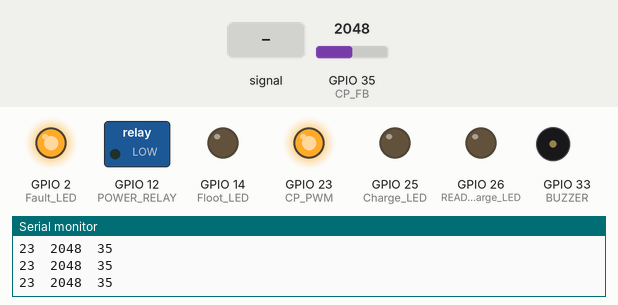
Bench run of a sketch on a simulated ESP32. Parts: switched loads named in the sketch (green lamp = pin HIGH), output pins drawn as LEDs (lit = HIGH), buzzer (waves = sounding, pin HIGH), the last lines printed to the serial monitor. Inputs (shaded band) come from the test bench; at power-on: GPIO 35 (CP_FB) = 2048 (analog values on the 0–4095 scale).

Above: at 1.2 s.
1.3 s: GPIO 35 (CP_FB) fed a 200 Hz sine of ±1842 counts around its level
At 2.5 s:
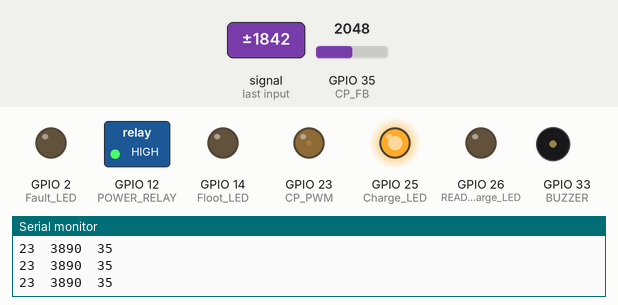
2.8 s: GPIO 35 (CP_FB) set to 2866
At 3.9 s:
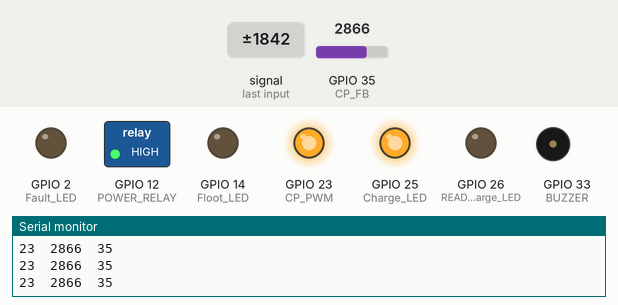
4.4 s: GPIO 35 (CP_FB) fed a 2 Hz sine of ±1228 counts around its level
At 5.1 s:
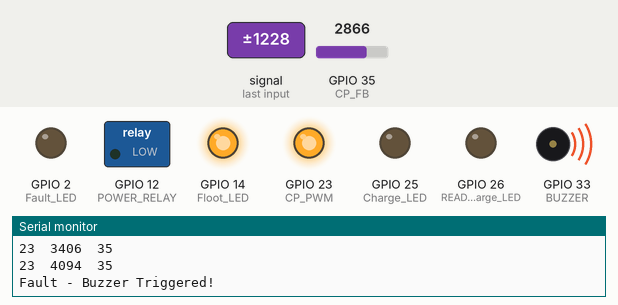
7.4 s: GPIO 35 (CP_FB) set to 3540
At 8.4 s:
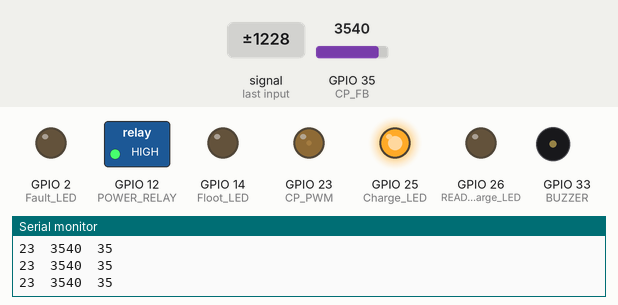
8.9 s: GPIO 35 (CP_FB) set to 3449
At 9.7 s:
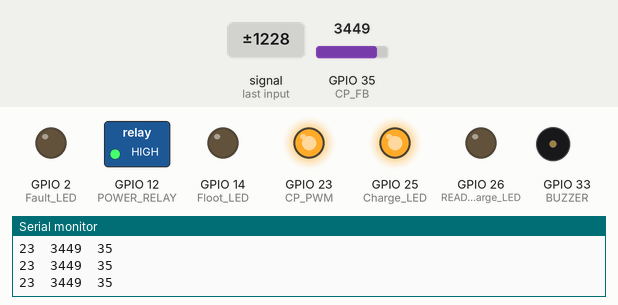
Timing chart, 0 to 11.5 s (numbered marks = the images above; inputs shaded):
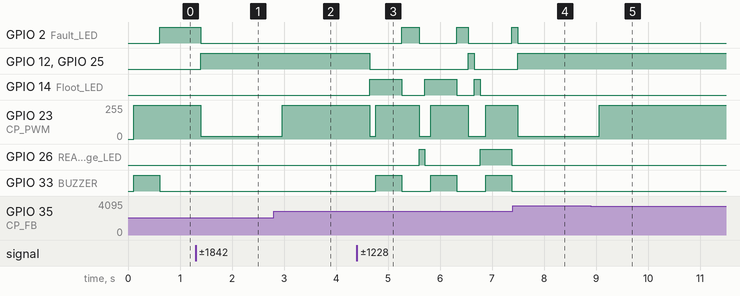

Measured:
- the behaviour switches between 3500 and 3499 on GPIO 35 (CP_FB) (found by bisection; images 4 and 5)
- after the input at 1.3 s, GPIO 2 (Fault_LED): HIGH → LOW after 0.10 s; GPIO 12 (POWER_RELAY), GPIO 25 (Charge_LED): LOW → HIGH after 0.10 s; GPIO 23 (CP_PWM): 255/255 → 21/255 after 0.10 s
- after the input at 2.8 s, GPIO 23 (CP_PWM): 21/255 → 255/255 after 0.17 s
- after the input at 4.4 s, GPIO 2 (Fault_LED): goes HIGH 0.34 s, LOW 0.72 s, HIGH 0.22 s, LOW 0.84 s, then HIGH, starting after 0.86 s; GPIO 12 (POWER_RELAY): HIGH → LOW after 0.25 s, → HIGH 1.9 s later, → LOW 0.11 s later
- after the input at 7.4 s, GPIO 14 (Floot_LED): stays LOW (without the input it goes to HIGH after 0.21 s); GPIO 33 (BUZZER): stays LOW (without the input it goes to HIGH after 0.43 s)
- after the input at 8.9 s, GPIO 23 (CP_PWM): 21/255 → 255/255 after 0.16 s

The sketch:

CP_V1.1.ino
```cpp
// Define the pins
#define CP_FB 35   // Control Pilot feedback pin
#define CP_PWM 23  // Control Pilot PWM output pin
#define READY_Charge_LED 26
#define Fault_LED 2
#define Floot_LED 14
#define Charge_LED 25
#define BUZZER 33
#define POWER_RELAY 12

const int pwmChannel = 0;
const int pwmFrequency = 1000;  // Control Pilot signal should be 1kHz
const int pwmResolution = 8;    // 8-bit resolution (0-255)

// Thresholds for Control Pilot states on ESP32 (scaled for 12-bit ADC)
int stateA_Thres_min = 4044, stateA_Thres_max = 4095;
int stateB_Thres_min = 3980, stateB_Thres_max = 4040;
int stateC_Thres_min = 3500, stateC_Thres_max = 3960;

// Variables
int stationmaxiCurrent = 32;  // maximum current supply by station
float GridmaxiCurrent = 5;    // maximum current supply by Grid
float LimitCurrent = 40;      // Initial current setting
float dutyCycle = 0;
int peak_voltage = 0;
bool buzzerActivated = false;

unsigned long previousMillis = 0;  // Store the last time the peak voltage was updated
const long interval = 1000;        // Interval to update the peak voltage (1 second)
unsigned long lastPrintTime = 0;   // Store the last time a print occurred

void setup() {
  Serial.begin(115200);
  //set the resolution to 12 bits (0-4095)
  analogReadResolution(12);
  analogSetAttenuation(ADC_11db);  // Set attenuation for a range of 0–3.3V

  // Set up PWM for Control Pilot signal
  ledcAttachChannel(CP_PWM, pwmFrequency, pwmResolution, pwmChannel);

  pinMode(CP_FB, INPUT);
  pinMode(READY_Charge_LED, OUTPUT);
  pinMode(Fault_LED, OUTPUT);
  pinMode(Floot_LED, OUTPUT);
  pinMode(Charge_LED, OUTPUT);
  pinMode(POWER_RELAY, OUTPUT);
  pinMode(BUZZER, OUTPUT);

  // Initialize outputs
  ledcWriteChannel(CP_PWM, currentToDutyCycle(LimitCurrent));
  digitalWrite(POWER_RELAY, LOW);
  digitalWrite(Charge_LED, LOW);
  digitalWrite(READY_Charge_LED, LOW);
  digitalWrite(Fault_LED, LOW);
  digitalWrite(Floot_LED, LOW);
  digitalWrite(BUZZER, LOW);

  if (LimitCurrent >= GridmaxiCurrent) {
    LimitCurrent = GridmaxiCurrent;
  }

  if (LimitCurrent >= stationmaxiCurrent) {
    LimitCurrent = stationmaxiCurrent;
  }
}

// Function to find peak voltage
void findPeakVoltage() {
  peak_voltage = 0;  // Reset the peak voltage
  for (int i = 0; i < 1000; i++) {
    int current_voltage = analogRead(CP_FB);  // Read the current voltage
    if (current_voltage > peak_voltage) {
      peak_voltage = current_voltage;  // Update the peak voltage if current reading is higher
    }
  }
}
// Function to find peak current
void findPeakCurrent() {
  dutyCycle = currentToDutyCycle(LimitCurrent);
  analogWrite(CP_PWM, dutyCycle);
}

void updateLEDs(int state) {
  // Reset all LEDs to a default state
  digitalWrite(Charge_LED, LOW);
  digitalWrite(Fault_LED, LOW);
  digitalWrite(READY_Charge_LED, LOW);
  digitalWrite(Floot_LED, LOW);

  // Control LEDs based on the state
  switch (state) {
    case 1:  // State A
      digitalWrite(Floot_LED, HIGH);
      break;
    case 2:  // State B
      digitalWrite(READY_Charge_LED, HIGH);
      break;
    case 3:  // State C
      digitalWrite(Charge_LED, HIGH);
      break;
    case -1:  // Fault State
      digitalWrite(Fault_LED, HIGH);
      break;
    default:
      break;
  }
}

// Function to map current (in Amps) to duty cycle percentage
float currentToDutyCycle(float current) {
  float D = 0;
  float PWM = 0;
  if (current < 51) {
    D = current / 0.6;
  }
  if (current >= 51 && current < 80) {
    D = (current / 2.5) + 64;
  }

  PWM = D * 255 / 100;
  return PWM;
}


void handleStateA() {
  digitalWrite(POWER_RELAY, LOW);
  digitalWrite(BUZZER, LOW);
  buzzerActivated = false;
  updateLEDs(1);  // Update LEDs for State A
}

void handleStateB() {
  digitalWrite(POWER_RELAY, LOW);
  digitalWrite(BUZZER, LOW);
  buzzerActivated = false;
  updateLEDs(2);  // Update LEDs for State B
}

void handleStateC() {
  digitalWrite(POWER_RELAY, HIGH);
  if (!buzzerActivated) {
    Serial.println("Buzzer Triggered!");
    digitalWrite(BUZZER, HIGH);
    delay(500);
    digitalWrite(BUZZER, LOW);
    buzzerActivated = true;
  }
  updateLEDs(3);  // Update LEDs for State C
}

void handleControlPilotState(int peak_voltage) {
  if (peak_voltage >= stateA_Thres_min && peak_voltage <= stateA_Thres_max) {
    handleStateA();  // Handle State A
  } else if (peak_voltage >= stateB_Thres_min && peak_voltage <= stateB_Thres_max) {
    handleStateB();  // Handle State B
  } else if (peak_voltage >= stateC_Thres_min && peak_voltage <= stateC_Thres_max) {
    handleStateC();  // Handle State C
  } else {
    // Fault condition or undefined state
    analogWrite(CP_PWM, 255);
    if (!buzzerActivated) {
      Serial.println("Fault - Buzzer Triggered!");  // Debug print for fault condition
      digitalWrite(BUZZER, HIGH);
      delay(500);
      digitalWrite(BUZZER, LOW);
      buzzerActivated = true;
      updateLEDs(-1);  // Update LEDs for Fault State
    }
  }
}


void loop() {
  findPeakVoltage();  // Continuously find the peak voltage
  findPeakCurrent();
  handleControlPilotState(peak_voltage);  // Handle the control pilot state based on updated peak voltage

  // Output data for Serial Plotter
  Serial.print(CP_PWM);        // First value: peak PWM
  Serial.print("\t");          // Tab separates multiple values
  Serial.print(peak_voltage);  // First value: peak voltage
  Serial.print("\t");          // Tab separates multiple values
  Serial.println(CP_FB);       // Second value: duty cycle
}
```
